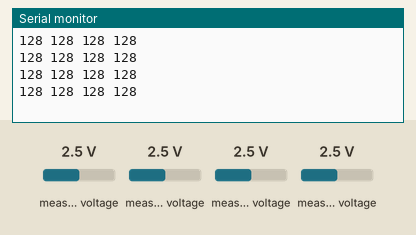
This sketch was run on a simulated Arduino Uno, built with avr-gcc and run on an emulated ATmega328P. Shown: the last lines printed to the serial monitor. Wiring (inferred from the names in the program): PCF8591 converter at I2C address 0x48. The inputs (shaded band) are chosen by the test bench; at power-on: measured voltage 2.5 V.

Above: at 1.2 s.
1.3 s: measured voltage (sensor 200) set to 0.1 V
At 1.72 s:
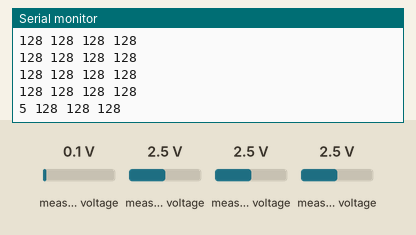
2.8 s: measured voltage (sensor 201) set to 0.1 V
At 2.92 s:
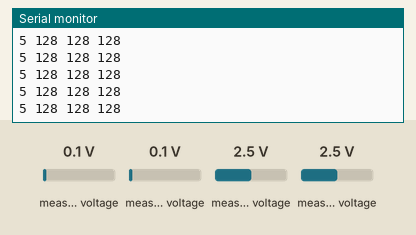
4.3 s: measured voltage (sensor 202) set to 0.1 V
At 4.43 s:
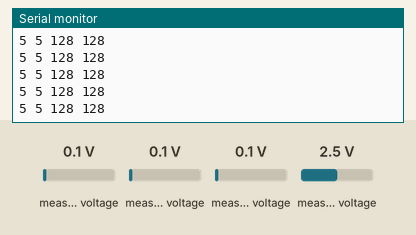
5.8 s: measured voltage (sensor 203) set to 0.1 V
At 5.94 s:
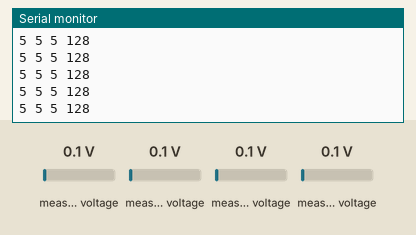
7.3 s: measured voltage (sensor 200) set to 1.2 V
At 7.45 s:
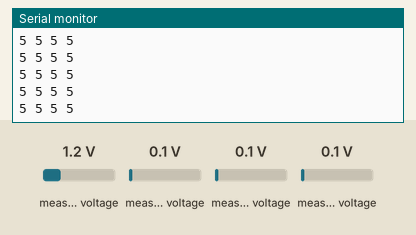
8.8 s: measured voltage (sensor 201) set to 1.2 V
At 8.96 s:
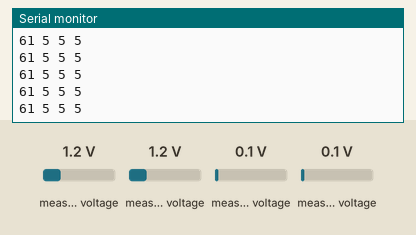
Timing chart, 0 to 11.3 s (numbered marks = the images above; inputs shaded):
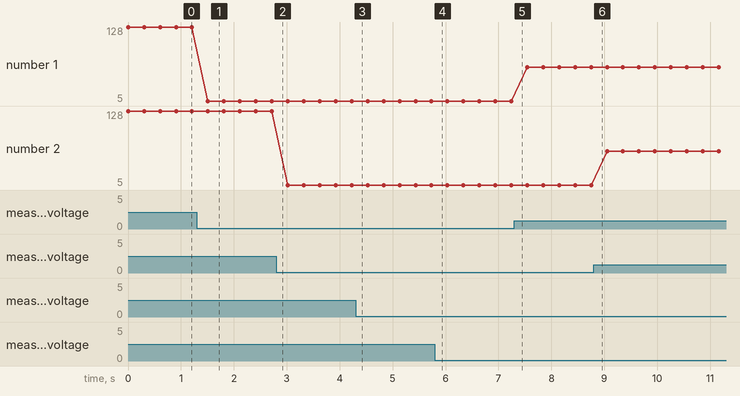

The sketch:

pcf8591.ino
```cpp
// Example 52.4 PCF8591 ADC demo
// http://tronixstuff.com/tutorials Chapter 52
// John Boxall June 2013
#include "Wire.h"
#define PCF8591 (0x90 >> 1) // I2C bus address
byte value0, value1, value2, value3;
int Ain = 0;
float a0value;

void setup()
{
     Wire.begin();
     Serial.begin(9600);
}

void loop()
{
    for (int i = 0; i < 256; i++)
    {
        Wire.beginTransmission(PCF8591);
        Wire.write(0x40);                   // sets the PCF8591 into a DA mode
        Wire.write(i);                      // sets the outputn
        Wire.endTransmission();

        Wire.beginTransmission(PCF8591);    // wake up PCF8591
        Wire.write(0x04);                   // control byte - read ADC0 then auto-increment
        Wire.endTransmission(); // end tranmission
        Wire.requestFrom(PCF8591, 5);
        value0=Wire.read();
        value0=Wire.read();
        value1=Wire.read();
        value2=Wire.read();
        value3=Wire.read();
        Serial.print(value0); Serial.print(" ");
        Serial.print(value1); Serial.print(" ");
        Serial.print(value2); Serial.print(" ");
        Serial.print(value3); Serial.print(" ");
        Serial.println();
        delay(300);
    }
}
```

Measured:
- after the input at 1.3 s, the serial monitor: prints a new line after 0.21 s (image 1)
- plotted number 1: 128 → 5 after the input at 1.3 s, 5 → 61 after the input at 7.3 s
